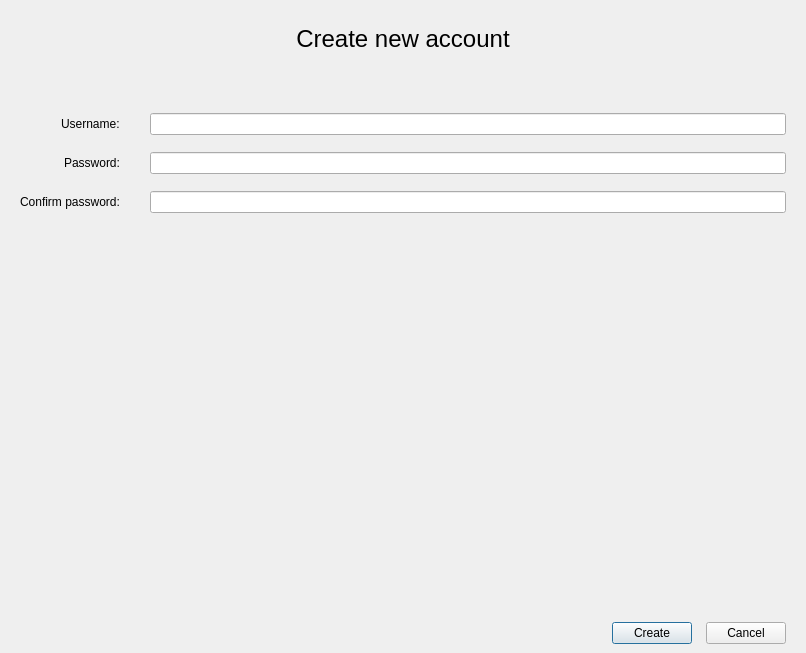
<?xml version="1.0" encoding="UTF-8"?>
<ui version="4.0">
 <class>Registration</class>
 <widget class="QDialog" name="Registration">
  <property name="geometry">
   <rect>
    <x>0</x>
    <y>0</y>
    <width>806</width>
    <height>653</height>
   </rect>
  </property>
  <property name="windowTitle">
   <string>Registration</string>
  </property>
  <layout class="QVBoxLayout" name="verticalLayout">
   <property name="spacing">
    <number>30</number>
   </property>
   <property name="leftMargin">
    <number>20</number>
   </property>
   <property name="topMargin">
    <number>25</number>
   </property>
   <property name="rightMargin">
    <number>20</number>
   </property>
   <property name="bottomMargin">
    <number>9</number>
   </property>
   <item>
    <widget class="QLabel" name="label">
     <property name="font">
      <font>
       <pointsize>18</pointsize>
      </font>
     </property>
     <property name="contextMenuPolicy">
      <enum>Qt::NoContextMenu</enum>
     </property>
     <property name="layoutDirection">
      <enum>Qt::RightToLeft</enum>
     </property>
     <property name="text">
      <string>Create new account</string>
     </property>
     <property name="textFormat">
      <enum>Qt::AutoText</enum>
     </property>
     <property name="alignment">
      <set>Qt::AlignCenter</set>
     </property>
    </widget>
   </item>
   <item>
    <layout class="QFormLayout" name="formLayout">
     <property name="labelAlignment">
      <set>Qt::AlignRight|Qt::AlignTrailing|Qt::AlignVCenter</set>
     </property>
     <property name="formAlignment">
      <set>Qt::AlignLeading|Qt::AlignLeft|Qt::AlignTop</set>
     </property>
     <property name="verticalSpacing">
      <number>17</number>
     </property>
     <property name="topMargin">
      <number>30</number>
     </property>
     <item row="0" column="0">
      <widget class="QLabel" name="label_2">
       <property name="text">
        <string>Username:</string>
       </property>
      </widget>
     </item>
     <item row="0" column="1">
      <widget class="QLineEdit" name="Username"/>
     </item>
     <item row="1" column="0">
      <widget class="QLabel" name="label_3">
       <property name="text">
        <string>Password:</string>
       </property>
      </widget>
     </item>
     <item row="1" column="1">
      <widget class="QLineEdit" name="Password"/>
     </item>
     <item row="2" column="0">
      <widget class="QLabel" name="label_4">
       <property name="text">
        <string>Confirm password:</string>
       </property>
      </widget>
     </item>
     <item row="2" column="1">
      <widget class="QLineEdit" name="ConfirmPassword"/>
     </item>
    </layout>
   </item>
   <item>
    <spacer name="verticalSpacer">
     <property name="orientation">
      <enum>Qt::Vertical</enum>
     </property>
     <property name="sizeHint" stdset="0">
      <size>
       <width>20</width>
       <height>40</height>
      </size>
     </property>
    </spacer>
   </item>
   <item>
    <layout class="QHBoxLayout" name="horizontalLayout">
     <property name="spacing">
      <number>14</number>
     </property>
     <item>
      <spacer name="horizontalSpacer">
       <property name="orientation">
        <enum>Qt::Horizontal</enum>
       </property>
       <property name="sizeHint" stdset="0">
        <size>
         <width>40</width>
         <height>20</height>
        </size>
       </property>
      </spacer>
     </item>
     <item>
      <widget class="QPushButton" name="CreateBtn">
       <property name="text">
        <string>Create</string>
       </property>
      </widget>
     </item>
     <item>
      <widget class="QPushButton" name="CancelBtn">
       <property name="text">
        <string>Cancel</string>
       </property>
      </widget>
     </item>
    </layout>
   </item>
  </layout>
  <action name="actionCreate">
   <property name="text">
    <string>Create</string>
   </property>
  </action>
 </widget>
 <resources/>
 <connections>
  <connection>
   <sender>CancelBtn</sender>
   <signal>clicked()</signal>
   <receiver>Registration</receiver>
   <slot>close()</slot>
   <hints>
    <hint type="sourcelabel">
     <x>730</x>
     <y>622</y>
    </hint>
    <hint type="destinationlabel">
     <x>402</x>
     <y>326</y>
    </hint>
   </hints>
  </connection>
  <connection>
   <sender>CreateBtn</sender>
   <signal>clicked()</signal>
   <receiver>actionCreate</receiver>
   <slot>trigger()</slot>
   <hints>
    <hint type="sourcelabel">
     <x>608</x>
     <y>622</y>
    </hint>
    <hint type="destinationlabel">
     <x>402</x>
     <y>326</y>
    </hint>
   </hints>
  </connection>
 </connections>
</ui>
